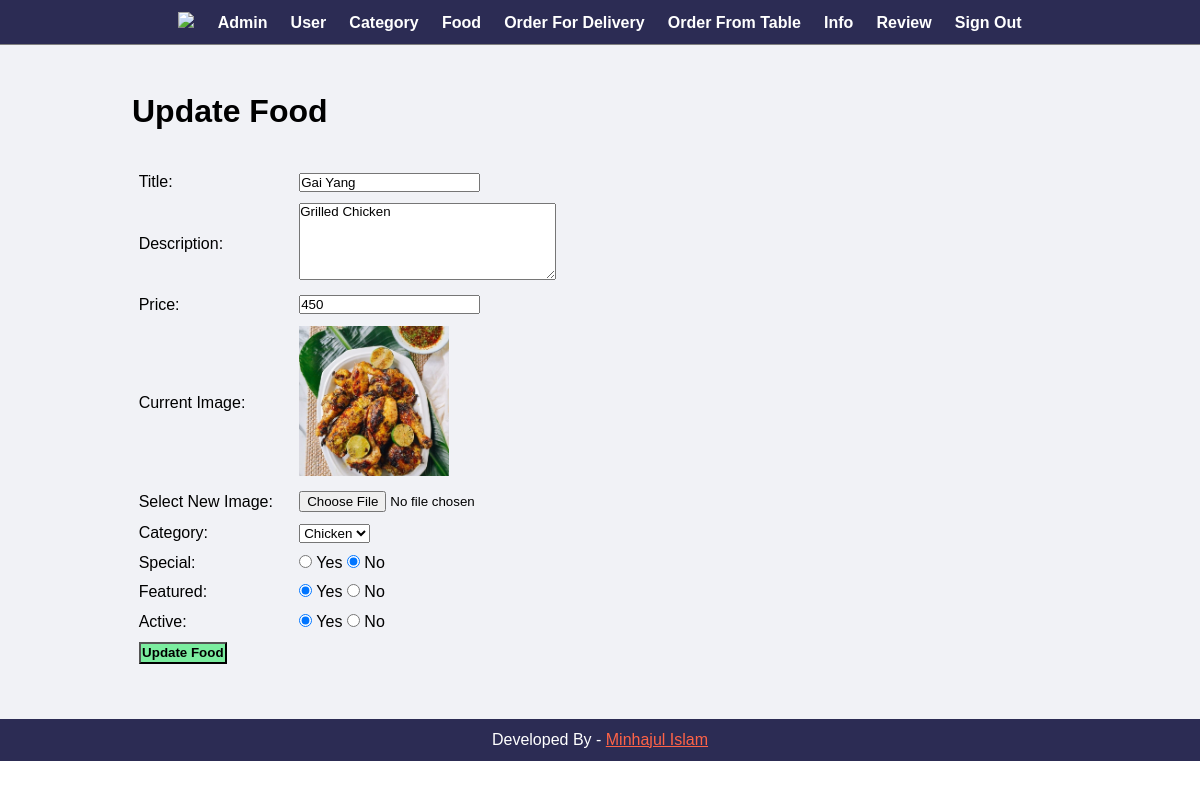
The page /admin/update-food.php?id=33 (signed in) on the database its author committed.
### tables this page shows
CREATE TABLE `table_food` (
  `id` int(10) UNSIGNED NOT NULL,
  `title` varchar(100) NOT NULL,
  `description` text NOT NULL,
  `price` decimal(10,0) NOT NULL,
  `image_name` varchar(255) NOT NULL,
  `category_id` int(10) NOT NULL,
  `special` varchar(10) NOT NULL,
  `featured` varchar(10) NOT NULL,
  `active` varchar(10) NOT NULL
);

CREATE TABLE `table_category` (
  `id` int(10) UNSIGNED NOT NULL,
  `title` varchar(100) NOT NULL,
  `image_name` varchar(255) NOT NULL,
  `featured` varchar(10) NOT NULL,
  `active` varchar(10) NOT NULL
);

### admin/update-food.php (the view, shortened to what this page needs)
<?php include('hd-ft/header.php'); ?>
<?php
    if(isset($_GET['id']))
    {
        $id = $_GET['id'];
        $sql2 = "SELECT * FROM table_food WHERE id=$id";
        $res2 = mysqli_query($conn, $sql2);
        $row2 = mysqli_fetch_assoc($res2);
        $title = $row2['title'];
        $description = $row2['description'];
        $price = $row2['price'];
        $current_image = $row2['image_name'];
        $current_category = $row2['category_id'];
        $special = $row2['special'];
        $featured = $row2['featured'];
        $active = $row2['active'];
    }
    else
    {
        header('location:'.SITEURL.'admin/category-food.php');
    }
?>
<div class="manage">
    <div class="wrapper">
        <h1>Update Food</h1>
        <br><br>
        <form action="" method="POST" enctype="multipart/form-data">
        <table class="table-30">
            <tr>
                <td>Title: </td>
                <td>
                    <input type="text" name="title" value="<?php echo $title; ?>">
                </td>
            </tr>
            <tr>
                <td>Description: </td>
                <td>
                    <textarea name="description" cols="30" rows="5"><?php echo $description; ?></textarea>
                </td>
            </tr>
            <tr>
                <td>Price: </td>
                <td>
                    <input type="number" name="price" value="<?php echo $price; ?>">
                </td>
            </tr>
            <tr>
                <td>Current Image: </td>
                <td>
                    <?php
                        if($current_image == "")
                        {
                            echo "<div class='error'>Image not Available.</div>";
                        }
                        else
                        {
                            ?>
                            <img src="<?php echo SITEURL; ?>images/food/<?php echo $current_image; ?>" width="150px">
                            <?php
                        }
                    ?>
                </td>
            </tr>
            <tr>
                <td>Select New Image: </td>
                <td>
                    <input type="file" name="image">
                </td>
            </tr>
            <tr>
                <td>Category: </td>
                <td>
                    <select name="category">
                        <?php
                            $sql = "SELECT * FROM table_category WHERE active='Yes'";
                            $res = mysqli_query($conn, $sql);
                            $count = mysqli_num_rows($res);
                            if($count>0)
                            {
                                while($row=mysqli_fetch_assoc($res))
                                {
                                    $category_title = $row['title'];
                                    $category_id = $row['id'];
                                    ?>
                                    <option <?php if($current_category==$category_id){echo "selected";} ?> value="<?php echo $category_id; ?>"><?php echo $category_title; ?></option>
                                    <?php
                                }
                            }
                            else
                            {
                                echo "<option value='0'>Category Not Available.</option>";
                            }
                        ?>
                    </select>
                </td>
            </tr>
            <tr>
                <td>Special: </td>
                <td>
                    <input <?php if($special=="Yes") {echo "checked";} ?> type="radio" name="special" value="Yes"> Yes
                    <input <?php if($special=="No") {echo "checked";} ?> type="radio" name="special" value="No"> No
                </td>
            </tr>
            <tr>
                <td>Featured: </td>
                <td>
                    <input <?php if($featured=="Yes") {echo "checked";} ?> type="radio" name="featured" value="Yes"> Yes
                    <input <?php if($featured=="No") {echo "checked";} ?> type="radio" name="featured" value="No"> No
                </td>
            </tr>
            <tr>
                <td>Active: </td>
                <td>
                    <input <?php if($active=="Yes") {echo "checked";} ?> type="radio" name="active" value="Yes"> Yes
                    <input <?php if($active=="No") {echo "checked";} ?> type="radio" name="active" value="No"> No
                </td>
            </tr>
            <tr>
                <td>
                    <input type="submit" name="submit" value="Update Food" class="btn-update">
                </td>
            </tr>
        </table>
        </form>
    </div>
</div>
<?php include('hd-ft/footer.php'); ?>

### css/back-end.css (style rules this page uses)
* { margin: 0; padding: 0; font-family: Arial, Helvetica, sans-serif; }
.wrapper { padding: 1%; width: 80%; margin: 0 auto; }
.table-30 { width: 50%; }
table tr td { padding: 1%; }
.btn-update { background-color: #7bed9f; padding: 1%; color: black; text-decoration: none; font-weight: bold; }
.manage { background-color: #f1f2f6; padding: 3% 0; }
* { margin: 0; padding: 0; box-sizing: border-box; }

### rows shown on the page
table_food: title "Gai Yang", description "Grilled Chicken", price "450", image_name (picture), category "Chicken", special "☑", featured "☑", active "☑"
